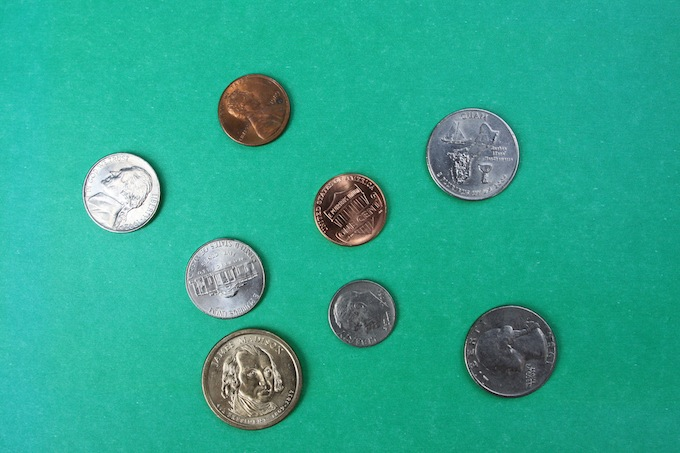
#> input picture SampleImages/Coins/coins1.jpg, 680 x 453 px, found by its file name; its folder holds only this picture in this run
$ python mile3.py
#> lines starting #> are read from the running program, lines starting #| are printed output that depends on the picture; after the words box and inside, x2 and y2 are one past the last pixel; in counts of white or black regions, pixels touching at a corner belong together
### morphing.py
import cv2
import numpy as np


# [9 lines left out: function display, not called in this run]


def get_ElementName(num):
	names = ['ellipse', 'rect', 'cross']
	num %= 3
	return names[num]


def whichStructElem(structMode):
	structElems = {'ellipse': cv2.MORPH_ELLIPSE,
				   'rect': cv2.MORPH_RECT,
				   'cross': cv2.MORPH_CROSS}
	return structElems[structMode]


def whichOper(op):
	operations = {'erode': cv2.MORPH_ERODE,
				  'dilate': cv2.MORPH_DILATE,
				  'open': cv2.MORPH_OPEN,
				  'close': cv2.MORPH_CLOSE,
				  'blackhat': cv2.MORPH_BLACKHAT,
				  'tophat': cv2.MORPH_TOPHAT,
				  'gradient': cv2.MORPH_GRADIENT}
	return operations[op]


def dilate(img, size=0, structMode=0, iters=1):
	if size > 0:
		oper = whichOper('dilate')
		opername = 'dilate'
	else:
		oper = whichOper('erode')
		opername = 'erode'
	size = abs(size)
	size += (size + 1) % 2
	structName = get_ElementName(structMode)
	structElem = whichStructElem(structName)
	st = cv2.getStructuringElement(structElem, (size, size))
	res = cv2.morphologyEx(img, oper, st, iterations=iters)
	return res
	# display(res, opername, structName, size, iters)


# [39 lines left out: functions Open, Hat, gradient, not called in this run]
	# display(res, oper, structName, size, iters)

### Activity2/mile3.py
from morphing import *
from blurring import *
import os

l = os.listdir('SampleImages/Coins')
for i in l:
	origIm = cv2.imread(f'SampleImages/Coins/{i}')
#> origIm is the input picture: shape (453, 680, 3); mean B, G, R 143.4, 166.8, 44.8
	origIm = cv2.resize(origIm, (800, 800))
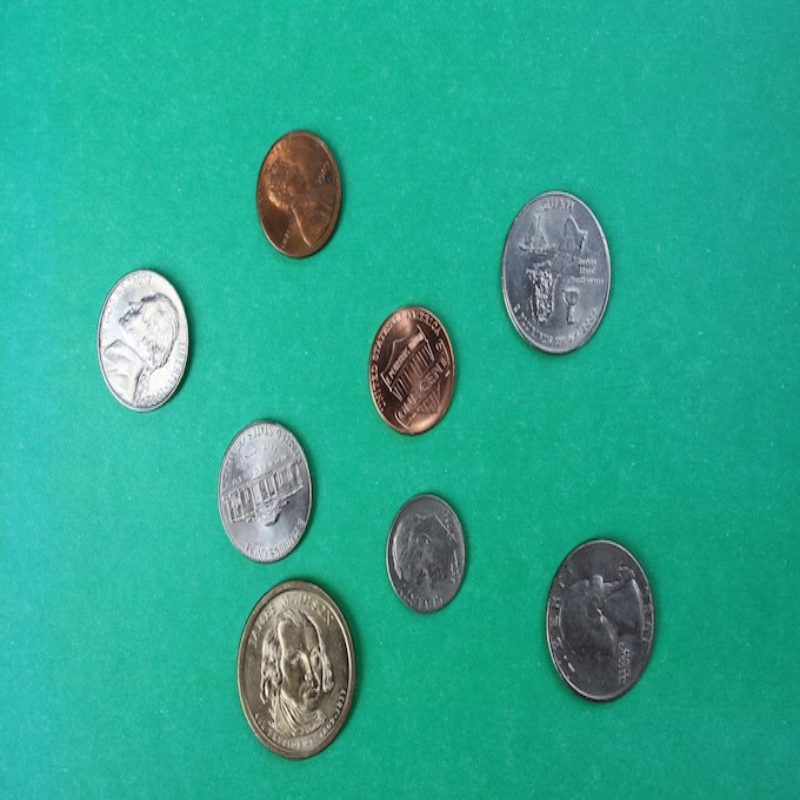
#> origIm: shape (800, 800, 3); mean B, G, R 143.3, 166.7, 44.7
	gl = np.array([70, 70, 70])
	gh = np.array([200, 200, 200])
	mask = cv2.inRange(origIm, gl, gh)
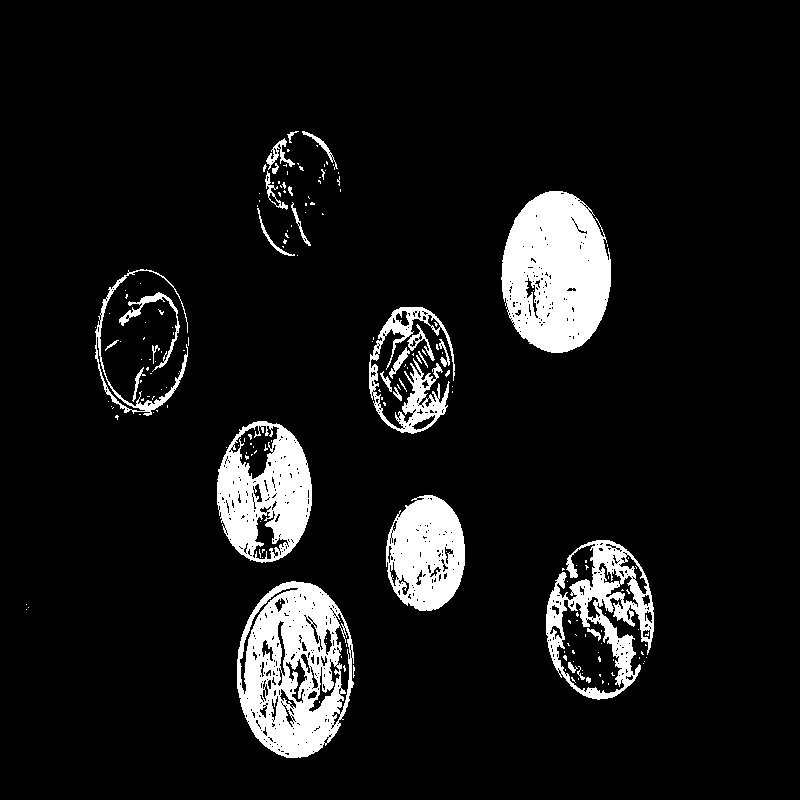
#> mask: shape (800, 800); 8.7% white; 194 white regions (163 under 20 px), largest, box (x1, y1, x2, y2) and area: (501, 191, 611, 353) 13428, (237, 581, 354, 758) 12891, (217, 421, 312, 563) 8136
	res = cv2.bitwise_and(origIm, origIm, mask=mask)
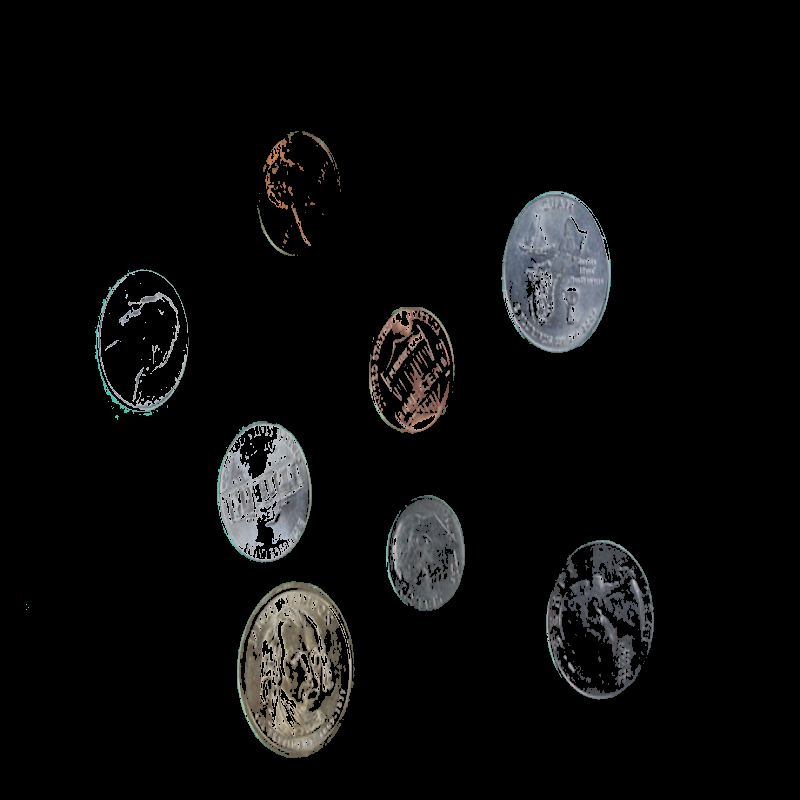
#> res: shape (800, 800, 3); mean B, G, R 10.8, 10.9, 10.8
	res = dilate(res, 5)
#> in dilate, `res = cv2.morphologyEx(img, oper, st, iterations=iters)`:
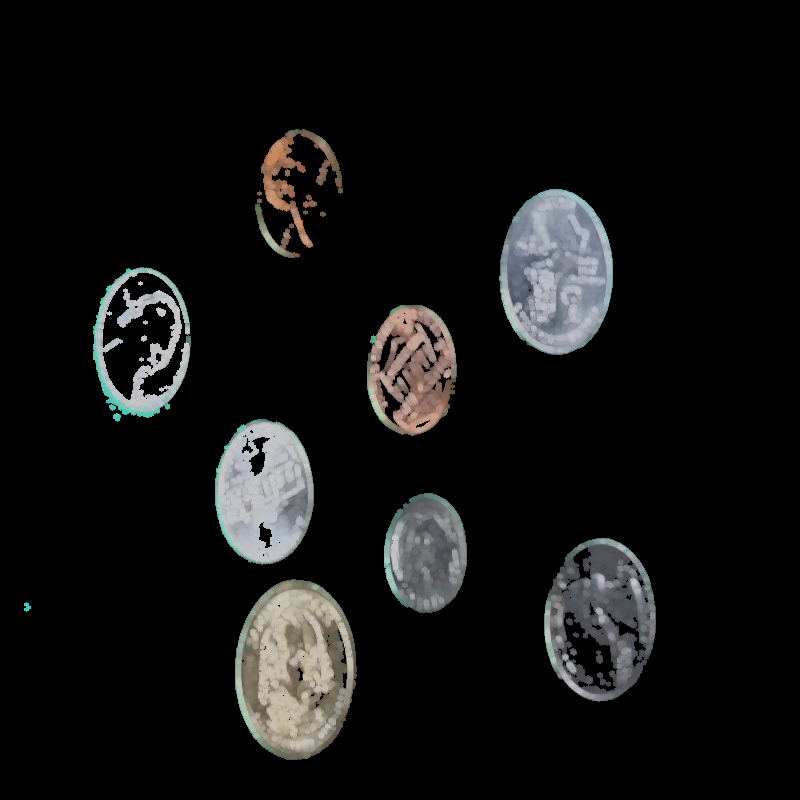
#> res: shape (800, 800, 3); mean B, G, R 17.7, 18, 18
	imgray = cv2.GaussianBlur(cv2.cvtColor(res, cv2.COLOR_BGR2GRAY), (5, 5), -1)
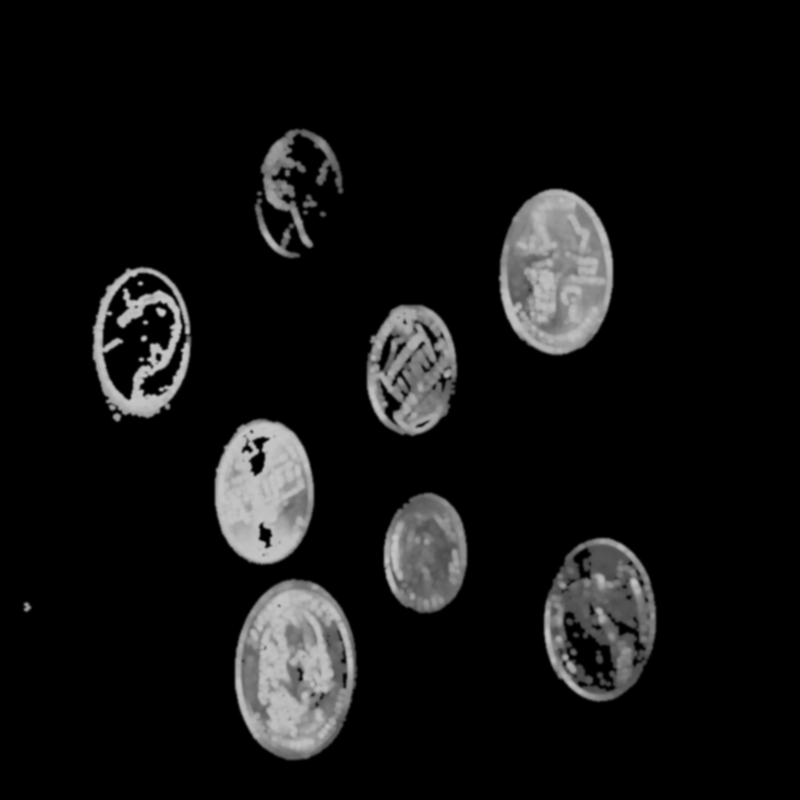
#> imgray: shape (800, 800); min 0, max 200, mean 18
	cv2.imshow("res", imgray)
	cv2.waitKey(0)
	ret, thresh = cv2.threshold(imgray, 120, 255, 0)
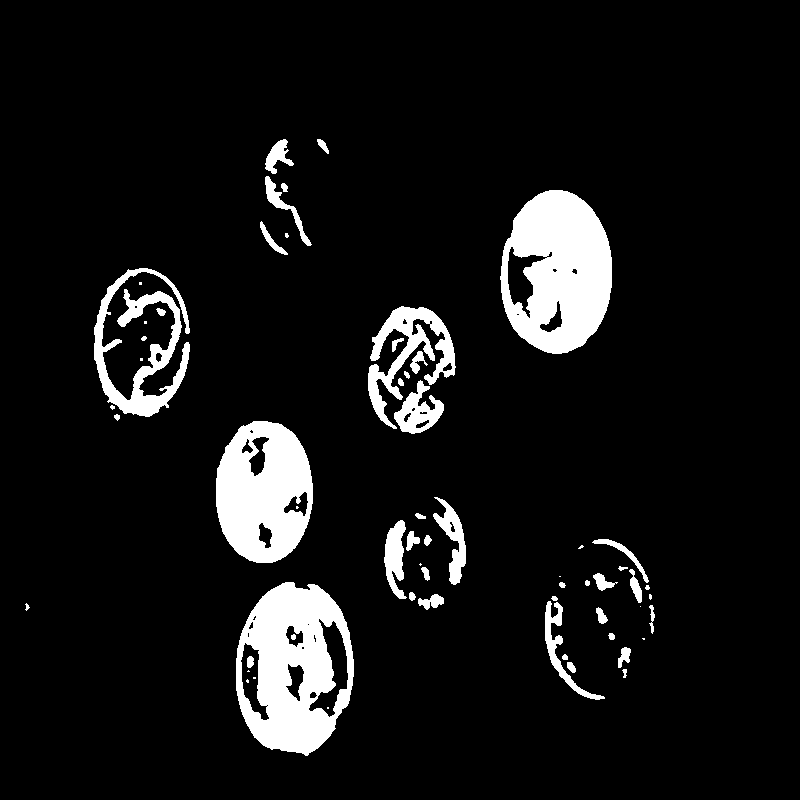
#> thresh: shape (800, 800); 8.3% white; 61 white regions (17 under 20 px)
	contrs, hier = cv2.findContours(thresh, cv2.RETR_TREE, cv2.CHAIN_APPROX_SIMPLE)
#> contrs = 94 contours, 36 with area under 20; largest, box (x1, y1, x2, y2) and area: (236, 582, 354, 756) 15820, (500, 190, 612, 354) 14194, (216, 421, 313, 563) 10843, (94, 268, 190, 417) 4407, (368, 306, 456, 429) 3323
	cv2.drawContours(origIm, contrs, -1, (0, 255, 0), 3)
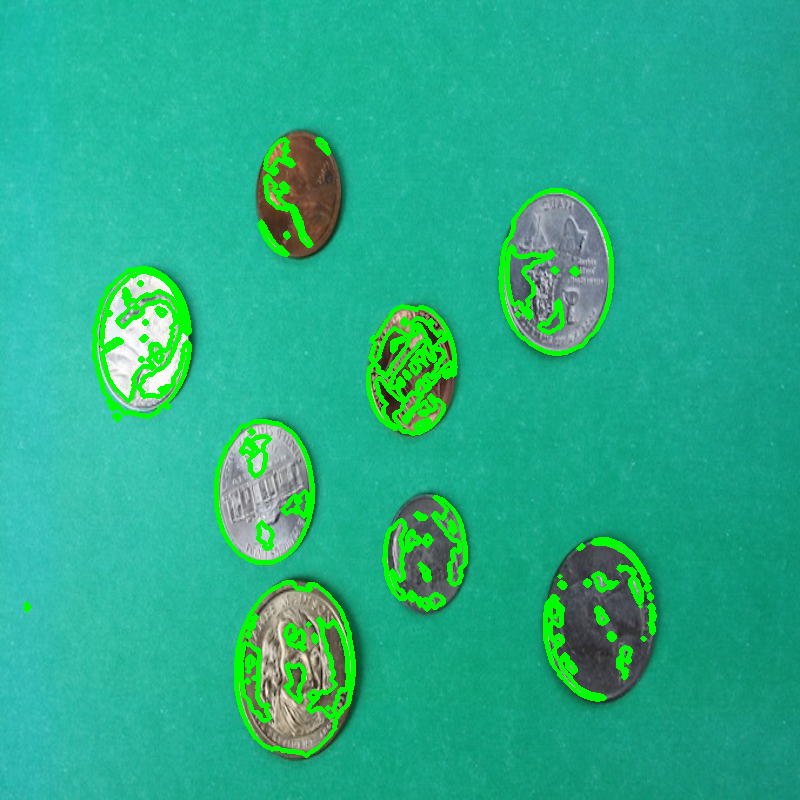
#> origIm: shape (800, 800, 3); 5.23% of pixels changed, all inside (x1, y1, x2, y2) = (23, 137, 657, 758)
	cv2.imshow('Contours', origIm)
	cv2.waitKey(0)
	cv2.destroyAllWindows()

$ run again, on SampleImages/Coins/coins6.jpg
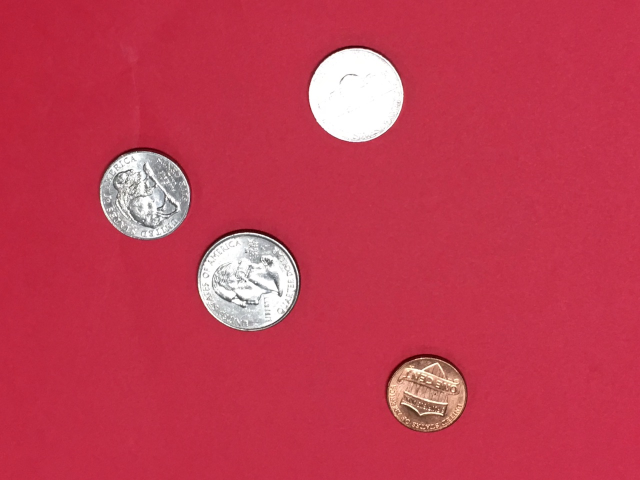
#> input picture SampleImages/Coins/coins6.jpg, 1280 x 960 px, found by its file name (shown at 1/2 size)
#> origIm is the input picture: shape (960, 1280, 3); mean B, G, R 81.5, 59.8, 193.9
#> `mask = cv2.inRange(origIm, gl, gh)`:
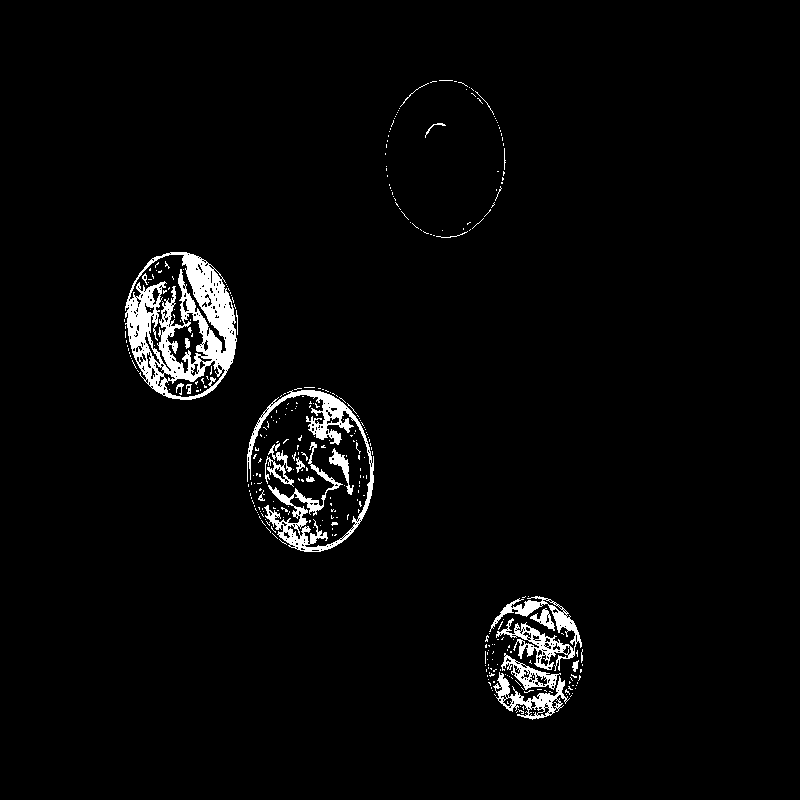
#> mask: shape (800, 800); 2.9% white; 347 white regions (324 under 20 px), largest, box (x1, y1, x2, y2) and area: (125, 252, 237, 400) 7718, (247, 390, 374, 552) 4019, (489, 596, 582, 671) 2127
#> thresh: shape (800, 800); 5.3% white; 24 white regions (8 under 20 px)
#> contrs = 75 contours, 33 with area under 20; largest, box (x1, y1, x2, y2) and area: (246, 386, 376, 553) 16512, (123, 251, 239, 401) 13519, (484, 595, 584, 720) 9566, (255, 396, 346, 484) 2446, (314, 426, 370, 538) 1994
#> `cv2.drawContours(origIm, contrs, -1, (0, 255, 0), 3)`:
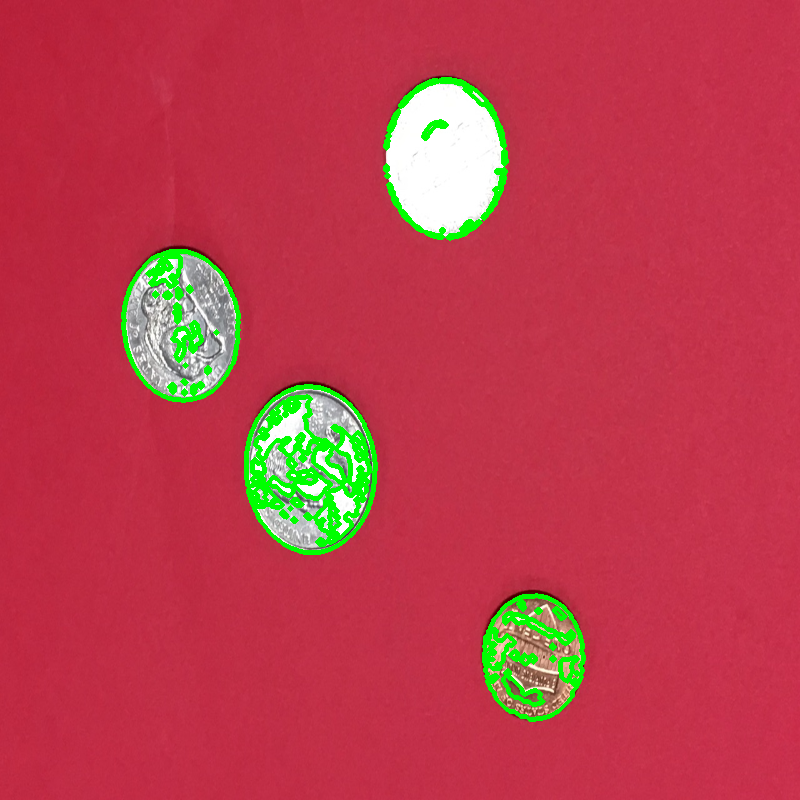
#> origIm: shape (800, 800, 3); mean B, G, R 76, 62.6, 187.4

$ run again, on SampleImages/Coins/coins7.jpg
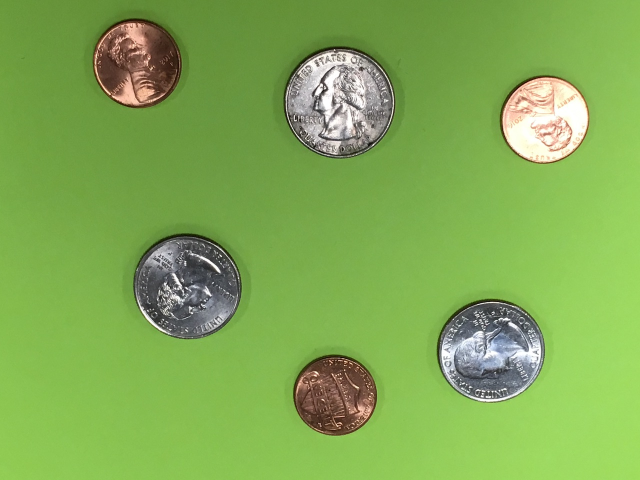
#> input picture SampleImages/Coins/coins7.jpg, 1280 x 960 px, found by its file name (shown at 1/2 size)
#> origIm is the input picture: shape (960, 1280, 3); mean B, G, R 83.4, 171.5, 129.2
#> mask: shape (800, 800); 53.3% white; 1878 black regions (1783 under 20 px), largest, box (x1, y1, x2, y2) and area: (0, 0, 665, 566) 176929, (448, 179, 800, 800) 82692, (613, 119, 737, 273) 13420
#> thresh: shape (800, 800); 59.7% white; 191 black regions (114 under 20 px)
#> contrs = 362 contours, 246 with area under 20; largest, box (x1, y1, x2, y2) and area: (0, 0, 800, 800) 402118, (616, 123, 736, 271) 12661, (117, 37, 209, 177) 7446, (368, 639, 446, 726) 3078, (368, 584, 462, 675) 2754
#> `cv2.drawContours(origIm, contrs, -1, (0, 255, 0), 3)`:
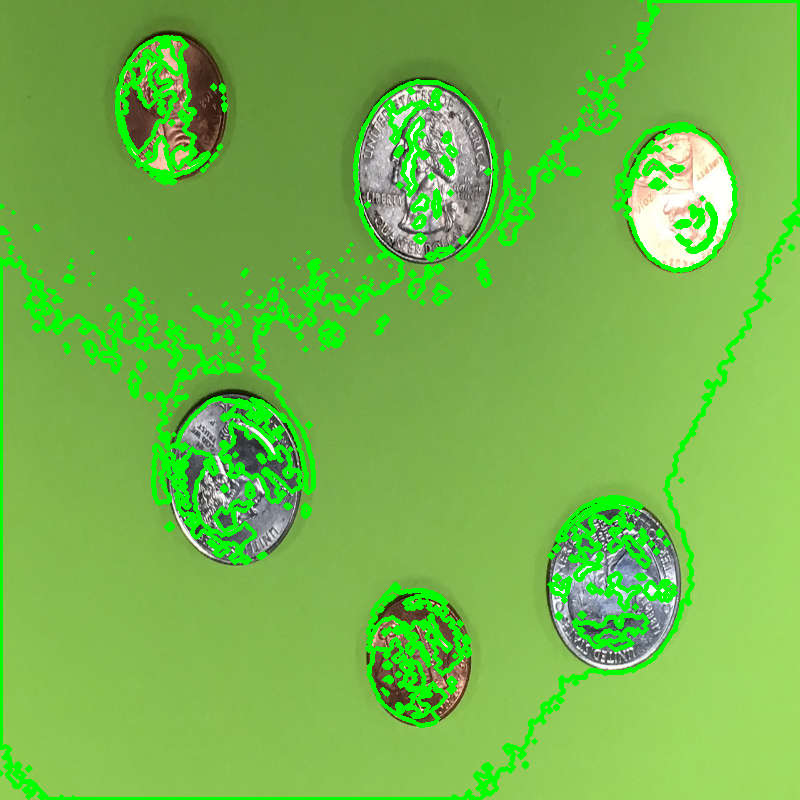
#> origIm: shape (800, 800, 3); mean B, G, R 74.1, 182.8, 116.2
